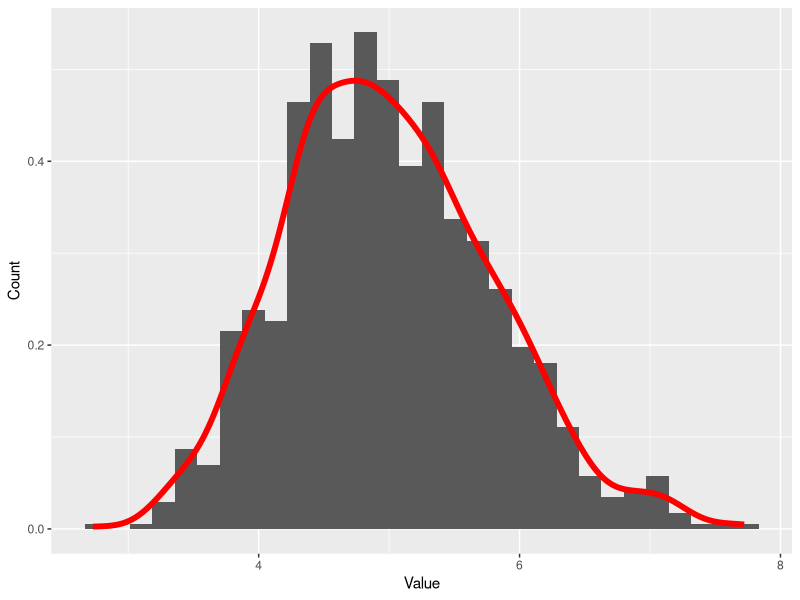

This chart was generated by the following R code:
## ---- chunk 1
number_of_simulations <- 1000
sample_size <- 40
lambda <- 0.2

exp_means <- NULL
for (i in 1:number_of_simulations) exp_means = c(exp_means, mean(rexp(sample_size, rate = lambda)))
head(exp_means)
## ---- chunk 2
library(ggplot2)

data_frame <- data.frame(exp_means)

ggplot(data_frame, aes(x = exp_means)) + 
geom_histogram(aes(y = ..density..)) + 
geom_density(size = 2, color = "red") + 
labs(x = 'Value') +
labs(y = 'Count')
